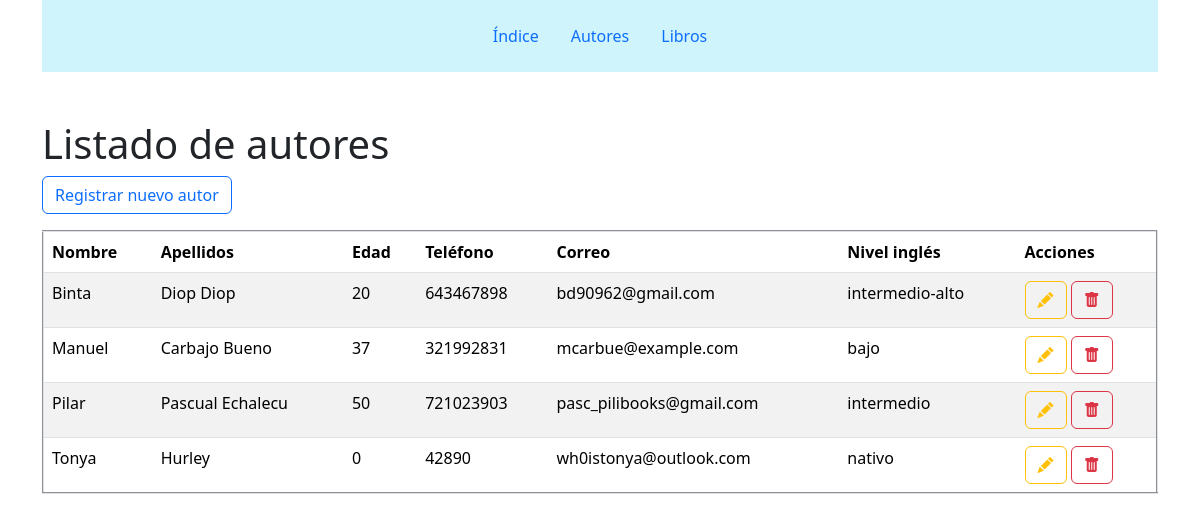
Screenshot of /authors/ with the database file from the repository.
### HolaMundo/models.py (models this page shows, shortened)
class Author (models.Model):
    name = models.CharField (
        verbose_name ='Nombre', # etiqueta dentro de la tabla
        max_length = 100,
        default = ''
    )
    last_name = models.CharField(
        verbose_name='Apellido',
        max_length = 150,
        default = ''
    )
    mail = models.CharField(
        verbose_name ='Email',
        max_length = 150,
        default = ''
    )
    age = models.PositiveSmallIntegerField(
        verbose_name = 'Edad',
        default = 0
    )
    phone_number = models.CharField(
        verbose_name = 'Teléfono',
        max_length = 9,
        default = ''
    )
    nivel_ingles = models.CharField(
        verbose_name = 'Nivel de inglés',
        max_length = 50,
        default = ''
    )

### HolaMundo/views.py (the view)
# urls.py: path('authors/', views.author),
def author(request):
    author = Author.objects.all() # obtenemos un autor de la base de datos
    return render(request,'author.html',{'authors':author}) # la página index.html hay que crearla dentro del

### HolaMundo/templates/author.html (shortened to what this page needs)
<!DOCTYPE html>
<html lang="en">
<head>
    {%extends 'index.html'%}
    {%block content%}
    <h1>Listado de autores</h1>
    <div>
        <a class="btn btn-outline-primary mb-3" href="/create-author/">Registrar nuevo autor</a>
    </div>
    <table border="2" class="table table-striped">
        <thead>
            <th scope="col">Nombre</th>
            <th scope="col">Apellidos</th>
            <th scope="col">Edad</th>
            <th scope="col">Teléfono</th>
            <th scope="col">Correo</th>
            <th scope="col">Nivel inglés</th>
            <th scope="col">Acciones</th>
        </thead>
        <tbody>
            {% for au in authors %}
            <tr>
                <td>{{ au.name }} </td>
                <td>{{ au.last_name }}</td>
                <td>{{ au.age }}</td>
                <td>{{ au.phone_number }}</td>
                <td>{{ au.mail }}</td>
                <td>{{ au.nivel_ingles }}</td>
                <td>
                    <a class="btn btn-outline-warning" href="/update-author/{{au.id}}"><i
                            class="bi bi-pencil-fill"></i></a>
                    <a class="btn btn-outline-danger" href="/delete-author/{{au.id}}"><i
                            class="bi bi-trash-fill"></i></a>
                </td>
            </tr>
            {% endfor %}
        </tbody>
    </table>
    {%endblock content%}

### rows the page displays
Author: name "Binta", last_name "Diop Diop", age "20", phone_number "643467898", mail "bd90962@gmail.com", nivel_ingles "intermedio-alto"
Author: name "Manuel", last_name "Carbajo Bueno", age "37", phone_number "321992831", mail "mcarbue@example.com", nivel_ingles "bajo"
Author: name "Pilar", last_name "Pascual Echalecu", age "50", phone_number "721023903", mail "pasc_pilibooks@gmail.com", nivel_ingles "intermedio"
Author: name "Tonya", last_name "Hurley", age "0", phone_number "42890", mail "wh0istonya@outlook.com", nivel_ingles "nativo"
